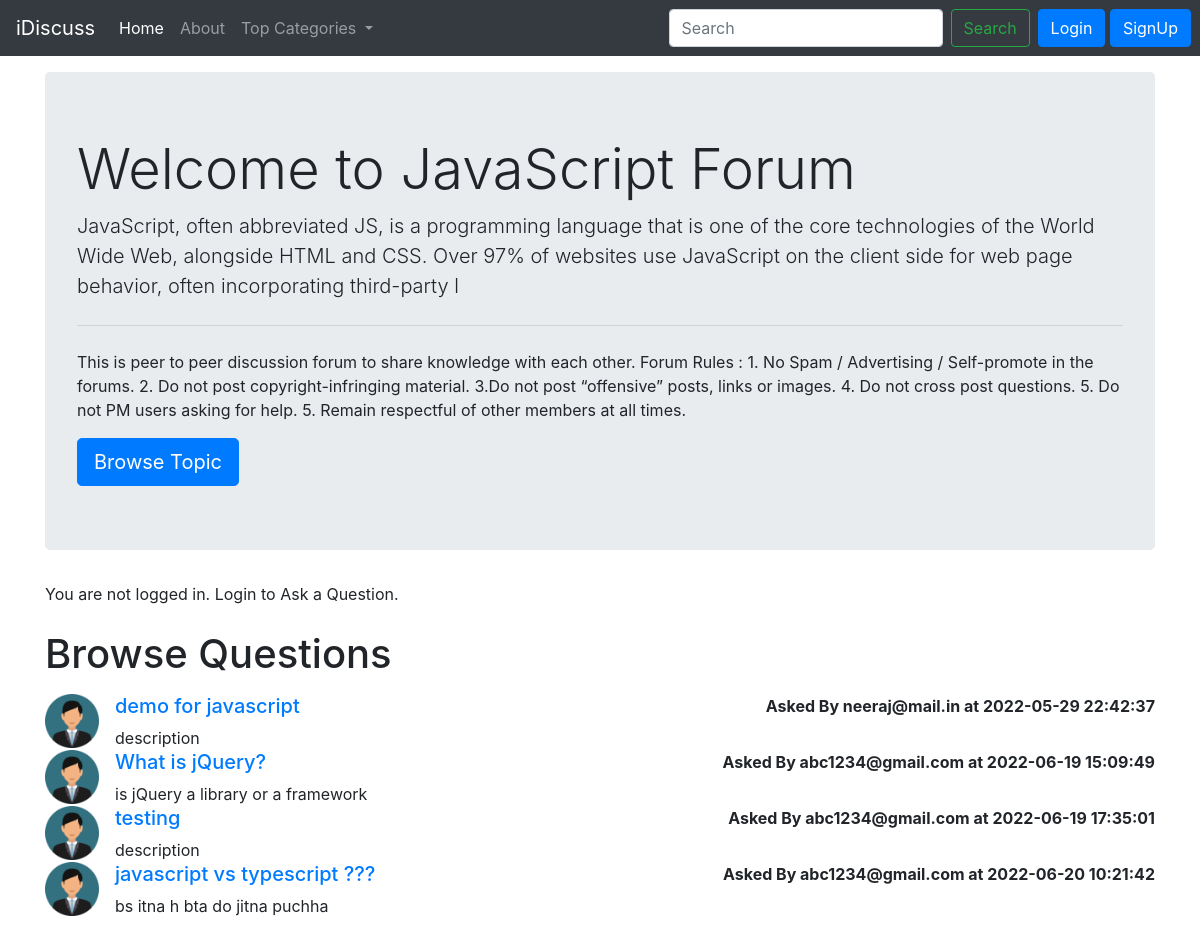
The app's page /threadlist.php?catid=2 with its own data.
### tables this page shows
CREATE TABLE `categories` (
  `category_id` int(8) NOT NULL,
  `category_name` varchar(255) NOT NULL,
  `category_description` varchar(255) NOT NULL,
  `created` datetime NOT NULL
);

CREATE TABLE `threads` (
  `thread_id` int(7) NOT NULL,
  `thread_title` varchar(255) NOT NULL,
  `thread_desc` text NOT NULL,
  `thread_cat_id` int(7) NOT NULL,
  `thread_user_id` int(7) NOT NULL,
  `timestamp` datetime NOT NULL
);

CREATE TABLE `users` (
  `srn` int(8) NOT NULL,
  `user_email` varchar(20) NOT NULL,
  `user_password` varchar(20) NOT NULL,
  `timestamp` datetime NOT NULL
);

### threadlist.php (the view, shortened to what this page needs)
<!doctype html>
<html lang="en">
  <head>
    <link rel="stylesheet" href="https://cdn.jsdelivr.net/npm/bootstrap@4.3.1/dist/css/bootstrap.min.css">
  </head>
  <body>
    <?php
    include "partials/_connect.php";
    include "partials/_header.php";
    $id = $_SERVER['REQUEST_METHOD'] == 'GET' ? $_GET['catid'] : $_POST['catid'];
    $sql = "SELECT * FROM `categories` WHERE `category_id` = $id";
    $result = mysqli_query($conn, $sql);
      while($row = mysqli_fetch_assoc($result)){
        $catname = $row['category_name'];
        $catdesc = $row['category_description'];
      }
    ?>
    <div class="container my-3">
      <div class="jumbotron">
        <h1 class="display-4">Welcome to <?php echo $catname; ?> Forum</h1>
        <p class="lead"><?php echo $catdesc; ?></p>
        <hr class="my-4">
        <p>This is peer to peer discussion forum to share knowledge with each other. Forum Rules :
            1. No Spam / Advertising / Self-promote in the forums. 2. Do not post copyright-infringing material. 3.Do not post “offensive” posts, links or images. 4. Do not cross post questions. 5. Do not PM users asking for help. 5. Remain respectful of other members at all times.
        </p>
        <a class="btn btn-primary btn-lg" href="#" role="button">Browse Topic</a>
      </div>
    </div>
    <?php
      if(isset($_SESSION['loggedin']) && $_SESSION['loggedin'] == true){
    echo '<div class="container">
    <h1 class="py-2">Ask a Question</h1>'.
    '<form action='.$_SERVER['PHP_SELF'].' method="POST">
    <div class="form-group">
    <label for="title">Your Question</label>
    <input type="text" class="form-control" id="title" name="title" aria-describedby="emailHelp">
    <input type="hidden" class="form-control" id="catid" name="catid" value='.$id.'>
    <small id="emailHelp" class="form-text text-muted">Keep your title as short as possible.</small>
  </div>
  <div class="form-group">
    <label for="desc">Tell Us Your Concern</label>
    <textarea class="form-control" id="desc" name="desc" rows="3"></textarea>
    <input type="hidden" name="srn" value="' . $_SESSION["srn"] . '">
  </div>
  <button type="submit" class="btn btn-primary" name="addThread">Submit</button>
</form>
    </div>';
      }
      else{
        echo '<div class="container">
                <p>You are not logged in. Login to Ask a Question.</p>
              </div>';
      }
    ?>
    <div class="container my-3">
      <h1 class="py-2">Browse Questions</h1>
      <?php
      $id = $_SERVER['REQUEST_METHOD'] == 'GET' ? $_GET['catid'] : $_POST['catid'];
      $sql = "SELECT * FROM `threads` WHERE `thread_cat_id` = $id";
      $result = mysqli_query($conn, $sql);
        while($row = mysqli_fetch_assoc($result)){
          $title = $row['thread_title'];
          $desc = $row['thread_desc'];
          $id = $row['thread_id'];
          $thread_time = $row['timestamp'];
          $thread_user_id = $row['thread_user_id'];
          $sql2 = "SELECT user_email FROM users WHERE srn = $thread_user_id";
          $result2 = mysqli_query($conn, $sql2);
          $row2 = mysqli_fetch_assoc($result2);
        echo '<div class="media">
            <img src="images/userdefault.png" width="54px" class="mr-3" alt="...">
            <div class="media-body">
              <h5 class="mt-0"><a href="threads.php?threadid=' . $id .'">' . $title . '</a></h5>
              ' . $desc . '
            </div>
            <p class="font-weight-bold my-0">Asked By ' . $row2['user_email'] . ' at ' . $thread_time . '</p>
            </div>';
        }
      ?>
    </div>
  </body>
</html>

### records on screen
categories: category_name "JavaScript", category_description "JavaScript, often abbreviated JS, is a programming language that is one of the core technologies of the World Wide Web, alongside HTML and CSS. Over 97% of websites use JavaScript on the client side for web page behavior, often incorporating third-party l"
threads: thread_title "demo for javascript", thread_desc "description", users.user_email "neeraj@mail.in", timestamp "2022-05-29 22:42:37"
threads: thread_title "What is jQuery?", thread_desc "is jQuery a library or a framework", users.user_email "abc1234@gmail.com", timestamp "2022-06-19 15:09:49"
threads: thread_title "testing", thread_desc "description", users.user_email "abc1234@gmail.com", timestamp "2022-06-19 17:35:01"
threads: thread_title "javascript vs typescript ???", thread_desc "bs itna h bta do jitna puchha", users.user_email "abc1234@gmail.com", timestamp "2022-06-20 10:21:42"
